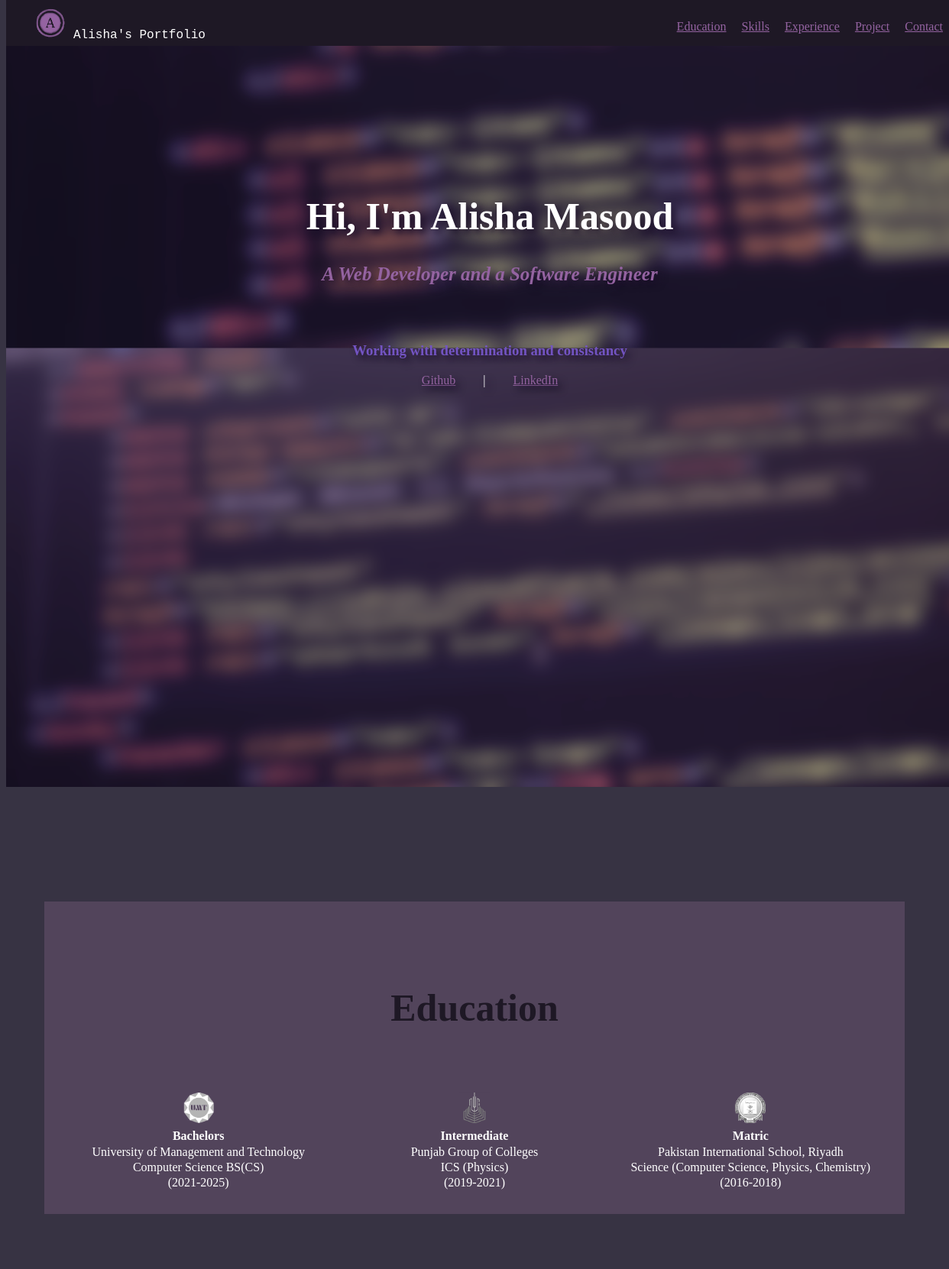
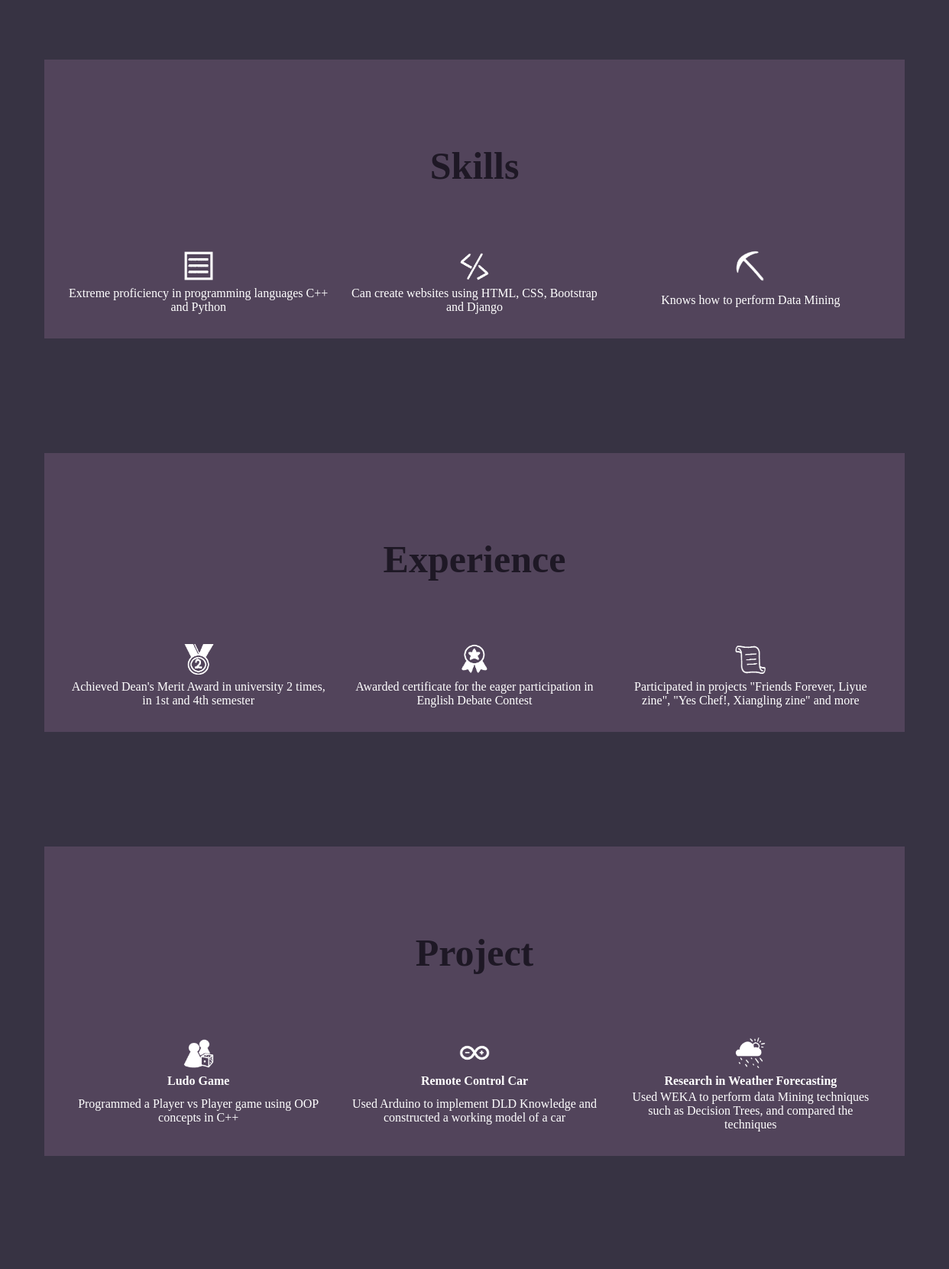
The page / (upper part) on the database its author committed (2 pictures, top to bottom).
### myapp/models.py (models this page shows)
class EDUCATION(models.Model):
    level = models.CharField(max_length=25)
    name = models.CharField(max_length=50)
    degree = models.CharField(max_length=50)
    year = models.CharField(max_length=20)

class SKILL(models.Model):
    disc = models.CharField(max_length=100)

class EXPERIENCE(models.Model):
    achieve = models.CharField(max_length=100)

class PROJECT(models.Model):
    name = models.CharField(max_length=35)
    disc = models.CharField(max_length=100)

### myapp/views.py (the view)
# urls.py: path("", views.index, name="index"),
def index(request):
    return render(request, 'mainPage.html', {'intro': intro, 'skill': skill, 'experience': exp, 'pro': proj, 'edu': educa})

### templates/mainPage.html (shortened to what this page needs)
<!DOCTYPE HTML>
<html>
{% load static %}
<head>
</head>
<body style="background-color:#373343;">
<div style="background-color:#1E1825; position:fixed; width:100%; top:0; padding-top:10px; z-index:2;">
  <div class="divide2" style="float:left; font-family:Courier;">
	<img src="{% static 'Icon.png' %}" height="40px" width="40px">
	Alisha's Portfolio
  </div>
  <div class="divide2" style="float:right; text-align:right;">
	<ul>
		<li class="n"><a href="#Education">Education</a> &nbsp; &nbsp;</li>
		<li class="n"><a href="#Skills">Skills</a> &nbsp; &nbsp;</li>
		<li class="n"><a href="#Experience">Experience</a> &nbsp; &nbsp;</li>
		<li class="n"><a href="#Project">Project</a> &nbsp; &nbsp;</li>
		<li class="n"><a href="#Contact">Contact</a> &nbsp; &nbsp;</li>
	</ul>
  </div>
</div>
<div class="title">
	<h1 style="color: white; line-height: normal;">Hi, I'm {{ intro.Name }}</h1>
	<h2>A {{ intro.Occ1 }} and a {{ intro.Occ2 }}</h2>
	<br><br>
	<h3 style="color: #7354C3;">{{ intro.Tagline }}</h3>
	<p> <a href="https://github.com/AlishaM27" target="_BLANK">Github</a> &nbsp; &nbsp; &nbsp; &nbsp; |  &nbsp; &nbsp; &nbsp; &nbsp; <a href="https://pk.linkedin.com/in/alisha-masood-7b0513297" target="_BLANK">LinkedIn</a></p>
</div>
<div class="info" id="Education">
	<h1>Education</h1>
	<table class="even">
		<tr>
			<th> <img src="{% static 'umt.png' %}"/> </th>
			<th> <img src="{% static 'pgc.png' %}"/> </th>
			<th> <img src="{% static 'pisr.png' %}"/> </th>
		</tr>
		<tr>
			{% for degree in edu.e %}
			<th>{{ degree.level }}</th>
			{% endfor %}
		</tr>
		<tr>
			{% for school in edu.e %}
			<td>{{ school.name }}</td>
			{% endfor %}
		</tr>
		<tr>
			{% for deg in edu.e %}
			<td>{{ deg.degree }}</td>
			{% endfor %}
		</tr>
		<tr>
			{% for duration in edu.e %}
			<td>{{ duration.year }}</td>
			{% endfor %}
		</tr>
	</table>
</div>
<div class="info" id="Skills">
	<h1>Skills</h1>
	<table class="even">
	<tr>
		<th> <img src="{% static 'program.png' %}"/> </th>
		<th> <img src="{% static 'htmlcss.png' %}"/> </th>
		<th> <img src="{% static 'mining.png' %}"/> </th>
	</tr>
	<tr>
		{% for description in skill.skill1 %}
		<td>{{ description.disc }}</td>
		{% endfor %}
	</tr>
	</table>
</div>
<div class="info" id="Experience">
	<h1>Experience</h1>
	<table class="even">
	<tr>
		<th> <img src="{% static 'medal.png' %}"/> </th>
		<th> <img src="{% static 'certificate.png' %}"/> </th>
		<th> <img src="{% static 'project.png' %}"/> </th>
	</tr>
	<tr>
		{% for achievements in experience.exper %}
		<td> {{ achievements.achieve }} </td>
		{% endfor %}
	</tr>
	</table>
</div>
<div class="info" id="Project">
	<h1>Project</h1>
	<table class="even">
	<tr>
		<th> <img src="{% static 'ludo.png' %}"/> </th>
		<th> <img src="{% static 'arduino.png' %}"/> </th>
		<th> <img src="{% static 'weather.png' %}"/> </th>
	</tr>
	<tr>
		{% for examples in pro.p %}
		<th> {{ examples.name }}</th>
		{% endfor %}
	</tr>
	<tr>
		{% for examples in pro.p %}
		<td>{{ examples.disc }}</td>
		{% endfor %}
	</tr>
	</table>
</div>
</body>
</html>

### rows shown on the page
EDUCATION: level "Bachelors", name "University of Management and Technology", degree "Computer Science BS(CS)", year "(2021-2025)"
EDUCATION: level "Intermediate", name "Punjab Group of Colleges", degree "ICS (Physics)", year "(2019-2021)"
EDUCATION: level "Matric", name "Pakistan International School, Riyadh", degree "Science (Computer Science, Physics, Chemistry)", year "(2016-2018)"
SKILL: disc "Extreme proficiency in programming languages C++ and Python"
SKILL: disc "Can create websites using HTML, CSS, Bootstrap and Django"
SKILL: disc "Knows how to perform Data Mining"
EXPERIENCE: achieve "Achieved Dean's Merit Award in university 2 times, in 1st and 4th semester"
EXPERIENCE: achieve "Awarded certificate for the eager participation in English Debate Contest"
EXPERIENCE: achieve "Participated in projects \"Friends Forever, Liyue zine\", \"Yes Chef!, Xiangling zine\" and more"
PROJECT: name "Ludo Game", disc "Programmed a Player vs Player game using OOP concepts in C++"
PROJECT: name "Remote Control Car", disc "Used Arduino to implement DLD Knowledge and constructed a working model of a car"
PROJECT: name "Research in Weather Forecasting", disc "Used WEKA to perform data Mining techniques such as Decision Trees, and compared the techniques"

### other values the page prints
{{ intro.Name }} "Alisha Masood"
{{ intro.Occ1 }} "Web Developer"
{{ intro.Occ2 }} "Software Engineer"
{{ intro.Tagline }} "Working with determination and consistancy"
